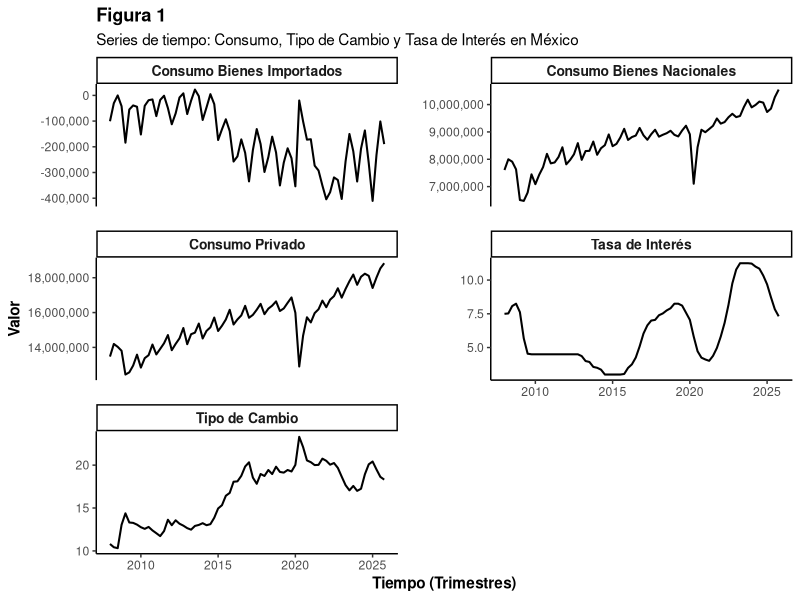
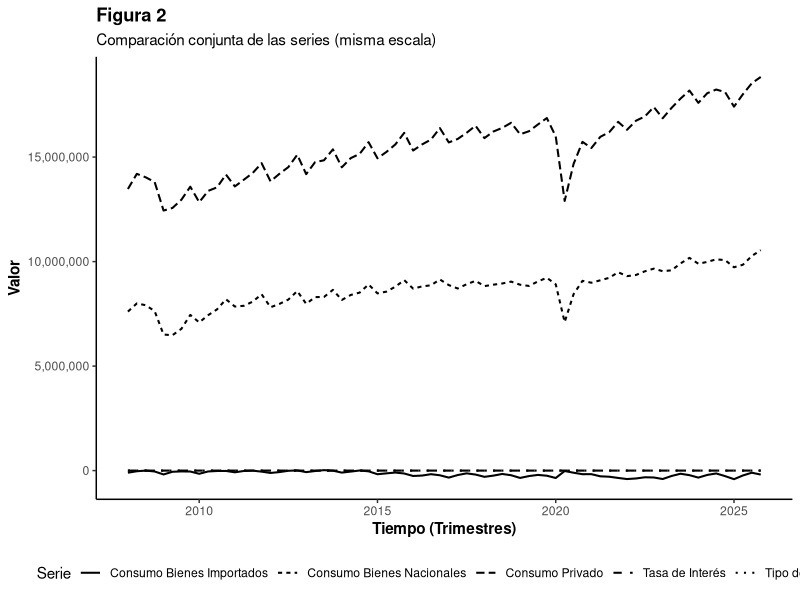
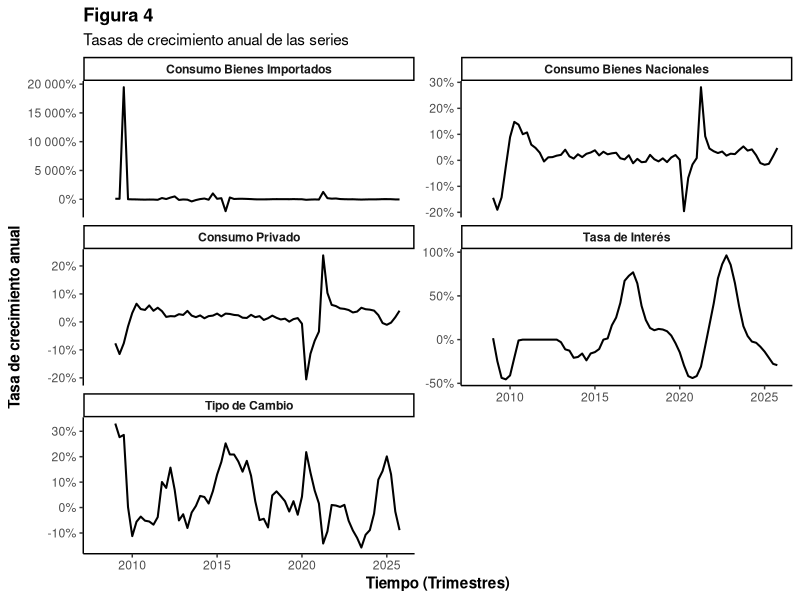
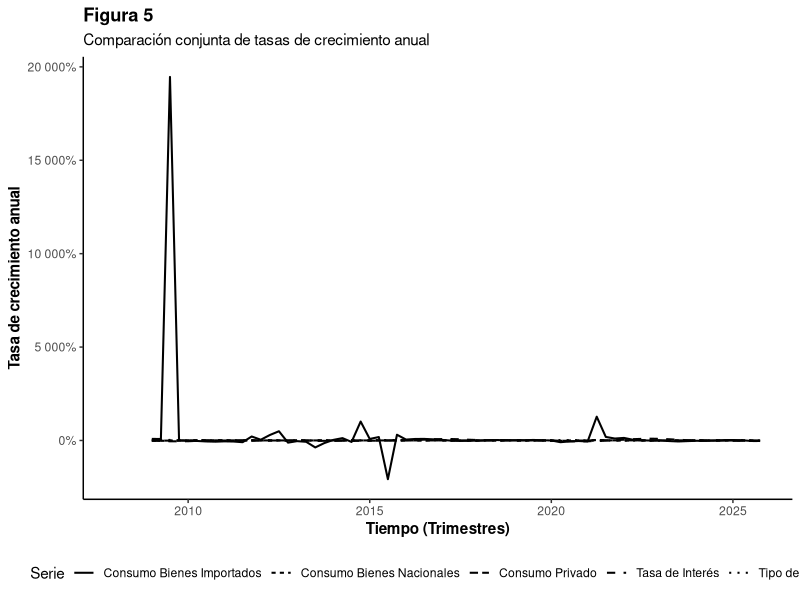

These charts were generated, in order, by the following R code:
## ---- chunk 1
knitr::opts_chunk$set(
  echo    = FALSE,   # 🔥 CAMBIA ESTO
  warning = FALSE,
  message = FALSE,
  fig.align = "center",
  fig.pos  = "H"
)

# Common libraries — add more as needed
library(readxl)
library(tidyverse)


## ---- chunk 2
library(readxl)
library(tidyverse)
library(zoo)

consumo <- read_excel("OUT_24.xlsx", sheet = "Hoja1")

consumo_limpio <- consumo %>%
  pivot_longer(-Concepto, names_to = "Periodo", values_to = "Valor") %>%
  pivot_wider(names_from = Concepto, values_from = Valor) %>%
  mutate(fecha = as.yearqtr(Periodo, format = "%Y T%q"))

## ---- chunk 3

# =========================
# INCISO (b): Tipo de cambio y tasa de interés
# =========================
# =========================
# INCISO (b): Tipo de cambio y tasa de interés
# =========================

library(dplyr)
library(zoo)

# =========================
# LEER CSV LIMPIO
# =========================

tc <- read.csv("Tipo de Cambio.csv")
tasa <- read.csv("Tasa de interes.csv")

# =========================
# RENOMBRAR COLUMNAS
# =========================

names(tc) <- c("fecha", "valor")
names(tasa) <- c("fecha", "valor")

# =========================
# FORMATO DE DATOS
# =========================

tc$fecha <- as.Date(tc$fecha, format = "%d/%m/%Y")
tasa$fecha <- as.Date(tasa$fecha, format = "%d/%m/%Y")

tc$valor <- as.numeric(tc$valor)
tasa$valor <- as.numeric(tasa$valor)

# =========================
# CONVERTIR A TRIMESTRAL
# =========================

tc_trim <- tc %>%
  mutate(trimestre = as.yearqtr(fecha)) %>%
  group_by(trimestre) %>%
  summarise(tc = mean(valor, na.rm = TRUE))

tasa_trim <- tasa %>%
  mutate(trimestre = as.yearqtr(fecha)) %>%
  group_by(trimestre) %>%
  summarise(tasa = mean(valor, na.rm = TRUE))

# =========================
# VER RESULTADOS
# =========================

## ---- chunk 4
# =========================
# INCISO (c): Gráficas (APA 6 limpio y legible)
# =========================

library(dplyr)
library(ggplot2)
library(tidyr)
library(zoo)
library(scales)

# =========================
# UNIR TODAS LAS SERIES
# =========================

data_final <- consumo_limpio %>%
  rename(trimestre = fecha) %>%
  left_join(tc_trim, by = "trimestre") %>%
  left_join(tasa_trim, by = "trimestre")

# =========================
# FORMATO LARGO + ETIQUETAS
# =========================

data_long <- data_final %>%
  select(trimestre, CP, CI, CM, tc, tasa) %>%
  pivot_longer(
    cols = -trimestre,
    names_to = "variable",
    values_to = "valor"
  ) %>%
  mutate(variable = recode(variable,
    "CP" = "Consumo Privado",
    "CI" = "Consumo Bienes Nacionales",
    "CM" = "Consumo Bienes Importados",
    "tc" = "Tipo de Cambio",
    "tasa" = "Tasa de Interés"
  ))

# =========================
# GRÁFICA MEJORADA
# =========================

ggplot(data_long, aes(x = trimestre, y = valor)) +
  geom_line(color = "black", size = 0.7) +
  
  facet_wrap(~variable, scales = "free_y", ncol = 2) +
  
  scale_y_continuous(labels = comma) +  # quita notación científica
  
  scale_x_yearqtr(
    format = "%Y",
    n = 6   # menos etiquetas → no se amontonan
  ) +
  
  labs(
    title = "Figura 1",
    subtitle = "Series de tiempo: Consumo, Tipo de Cambio y Tasa de Interés en México",
    x = "Tiempo (Trimestres)",
    y = "Valor"
  ) +
  
  theme_classic(base_size = 11) +
  
  theme(
    plot.title = element_text(hjust = 0, face = "bold"),
    plot.subtitle = element_text(hjust = 0),
    
    strip.text = element_text(face = "bold", size = 10),
    
    axis.title = element_text(face = "bold"),
    axis.text.x = element_text(angle = 0),
    
    legend.position = "none",
    
    panel.spacing = unit(1.2, "lines")  # más espacio entre gráficas
  )
# =========================
# GRÁFICA ADICIONAL: MISMA ESCALA (APA 6)
# =========================

ggplot(data_long, aes(x = trimestre, y = valor, linetype = variable)) +
  geom_line(color = "black", size = 0.7) +
  
  scale_y_continuous(labels = comma) +
  
  scale_x_yearqtr(
    format = "%Y",
    n = 6
  ) +
  
  labs(
    title = "Figura 2",
    subtitle = "Comparación conjunta de las series (misma escala)",
    x = "Tiempo (Trimestres)",
    y = "Valor",
    linetype = "Serie"
  ) +
  
  theme_classic(base_size = 11) +
  
  theme(
    plot.title = element_text(hjust = 0, face = "bold"),
    plot.subtitle = element_text(hjust = 0),
    axis.title = element_text(face = "bold"),
    legend.position = "bottom"
  )
## ---- chunk 5
# =========================
# INCISO (d): Tasas de crecimiento anual
# =========================

library(dplyr)
library(tidyr)
library(ggplot2)
library(zoo)
library(scales)
library(knitr)

# =========================
# CRECIMIENTO ANUAL
# =========================

data_growth <- data_final %>%
  arrange(trimestre) %>%
  mutate(across(
    c(CP, CI, CM, tc, tasa),
    ~ (. / lag(., 4) - 1)
  ))

# =========================
# FORMATO LARGO + ETIQUETAS
# =========================

data_growth_long <- data_growth %>%
  select(trimestre, CP, CI, CM, tc, tasa) %>%
  pivot_longer(
    cols = -trimestre,
    names_to = "variable",
    values_to = "valor"
  ) %>%
  mutate(variable = recode(variable,
    "CP" = "Consumo Privado",
    "CI" = "Consumo Bienes Nacionales",
    "CM" = "Consumo Bienes Importados",
    "tc" = "Tipo de Cambio",
    "tasa" = "Tasa de Interés"
  ))

# =========================
# GRÁFICA PRINCIPAL (APA 6)
# =========================

ggplot(data_growth_long, aes(x = trimestre, y = valor)) +
  geom_line(color = "black", size = 0.7) +
  
  facet_wrap(~variable, scales = "free_y", ncol = 2) +
  
  scale_y_continuous(labels = percent_format(accuracy = 1)) +
  scale_x_yearqtr(format = "%Y", n = 6) +
  
  labs(
    title = "Figura 4",
    subtitle = "Tasas de crecimiento anual de las series",
    x = "Tiempo (Trimestres)",
    y = "Tasa de crecimiento anual"
  ) +
  
  theme_classic(base_size = 11) +
  theme(
    plot.title = element_text(hjust = 0, face = "bold"),
    plot.subtitle = element_text(hjust = 0),
    strip.text = element_text(face = "bold"),
    axis.title = element_text(face = "bold"),
    legend.position = "none"
  )

# =========================
# GRÁFICA ADICIONAL (MISMA ESCALA)
# =========================

ggplot(data_growth_long, aes(x = trimestre, y = valor, linetype = variable)) +
  geom_line(color = "black", size = 0.7) +
  
  scale_y_continuous(labels = percent_format(accuracy = 1)) +
  scale_x_yearqtr(format = "%Y", n = 6) +
  
  labs(
    title = "Figura 5",
    subtitle = "Comparación conjunta de tasas de crecimiento anual",
    x = "Tiempo (Trimestres)",
    y = "Tasa de crecimiento anual",
    linetype = "Serie"
  ) +
  
  theme_classic(base_size = 11) +
  theme(
    plot.title = element_text(hjust = 0, face = "bold"),
    plot.subtitle = element_text(hjust = 0),
    axis.title = element_text(face = "bold"),
    legend.position = "bottom"
  )

# =========================
# MATRIZ DE VAR-COV (APA 6)
# =========================

matriz_cov <- data_growth %>%
  select(CP, CI, CM, tc, tasa) %>%
  na.omit() %>%
  cov()

# Renombrar para presentación
colnames(matriz_cov) <- c("Consumo Privado",
                         "Bienes Nacionales",
                         "Bienes Importados",
                         "Tipo de Cambio",
                         "Tasa de Interés")

rownames(matriz_cov) <- colnames(matriz_cov)

# Mostrar tabla en formato limpio
kable(
  round(matriz_cov, 4),
  caption = "Tabla 1. Matriz de varianzas y covarianzas"
)
